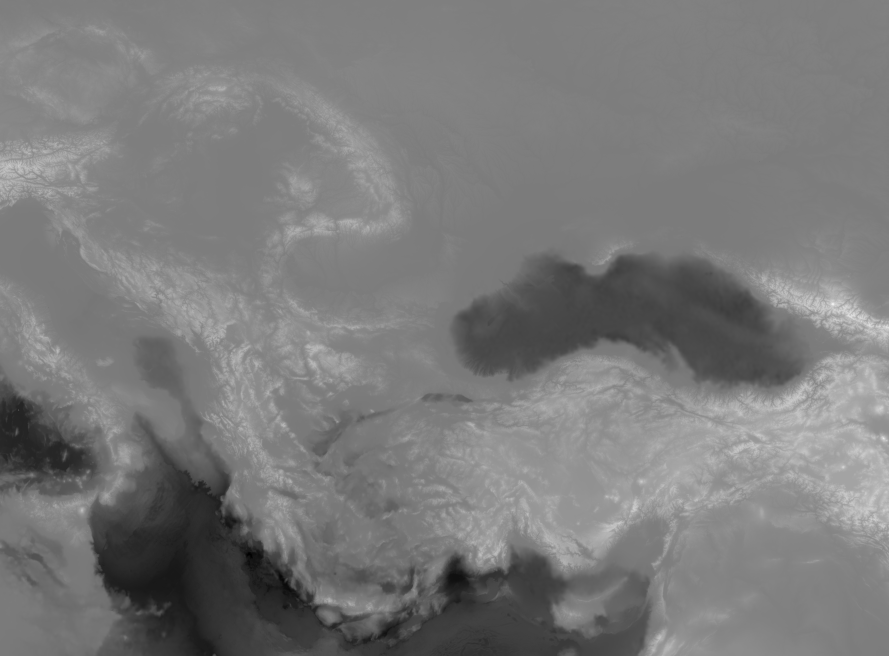
#> input picture crowns/data/map/height.png, 1778 x 1312 px (shown at 1/2 size)
$ python provinces.py
#> lines starting #> are read from the running program, lines starting #| are printed output that depends on the picture
### crowns/mapdata.py
"""The map's ground, computed from the real relief: heights, land and sea, the colour of the land
(steppe, fields, forest, rock, snow) and the lie of the land for lighting. Pure numpy, no graphics.

Everything is an array in map pixels (crowns/geo.py), row 0 in the north. Results are cached in the
player's folder, since the colour map takes a few seconds to make.
"""

import json
from functools import cached_property
from pathlib import Path

import numpy as np
from PIL import Image, ImageDraw

from . import geo

DATA = Path(__file__).resolve().parent / "data" / "map"
HEIGHT_OFFSET = 12000
UPSCALE = 2  # the colour and normal maps have this many texels per map pixel


def smoothstep(a, b, x):
    t = np.clip((x - a) / (b - a), 0.0, 1.0)
    return t * t * (3 - 2 * t)


def _blob(lon, lat, lon0, lat0, sigma):
    return np.exp(-(((lon - lon0) / sigma) ** 2 + ((lat - lat0) / (sigma * 0.75)) ** 2))


# [27 lines left out: functions blur, _area, _noise, not called in this run]


class Ground:
    """The map's relief and its derived maps. `scale` texels per map pixel for colour and normals."""

    def __init__(self, scale=UPSCALE):
        self.scale = scale

    @cached_property
    def height(self):
        """Metres above sea level (negative at sea), one value per map pixel."""
        raw = np.asarray(Image.open(DATA / "height.png"), dtype=np.float32)
        return raw - HEIGHT_OFFSET

    @cached_property
    def lakes(self):
        mask = Image.new("L", (geo.WIDTH, geo.HEIGHT), 0)
        draw = ImageDraw.Draw(mask)
        for lake in json.loads((DATA / "lakes.json").read_text(encoding="utf-8")):
            if len(lake["points"]) > 2:
                draw.polygon([tuple(p) for p in lake["points"]], fill=255)
        return np.asarray(mask) > 127

    @cached_property
    def land(self):
        """True on dry land (above sea level and not a lake)."""
        return (self.height > 0.5) & ~self.lakes

    @cached_property
    def rivers(self):
        return json.loads((DATA / "rivers.json").read_text(encoding="utf-8"))

    # [123 lines left out: functions fine, lonlat, climate, colors, draw_waters, color_map and 2 more, not called in this run]

### tools/provinces.py
"""Draw the provinces on the real relief and describe them.

    python tools/provinces.py

Every province grows out of its main town (tools/history_1402.py) across the land, and the land
resists: mountains and big rivers are expensive to cross and the sea more so, so the borders settle
on ridges and rivers, the way real borders do. Writes:

  crowns/data/map/provinces.png   province of every map pixel: id = R + 256 G (0 = water)
  crowns/data/map/provinces.json  name, owner, culture, religion, town, label point, area, terrain,
                                  coast, neighbours
"""

import json
import sys
from pathlib import Path

import numpy as np
from PIL import Image, ImageDraw

ROOT = Path(__file__).resolve().parent.parent
sys.path.insert(0, str(ROOT))
sys.path.insert(0, str(ROOT / "tools"))

from crowns import geo  # noqa: E402
from crowns.mapdata import Ground, blur, smoothstep  # noqa: E402
from history_1402 import CITIES, FORTS, GOODS, MARSHES, PROVINCES  # noqa: E402

# people per km² in 1400 by terrain, and the share of that a region had (densities from the
# estimates for late medieval Europe: Italy and Bohemia crowded, the steppe nearly empty)
DENSITY = {"plains": 9, "hills": 8, "forest": 6, "mountains": 4, "steppe": 2, "desert": 1.2, "marsh": 3}
REGION = {
    "venice": 2.2, "papal": 2.2, "naples": 2.0, "sicily": 2.0, "bohemia": 1.6, "moravia": 1.6, "austria": 1.5,
    "bavaria": 1.6, "salzburg": 1.2, "aquileia": 1.8, "celje": 1.2, "hungary": 1.1, "frankopan": 0.9,
    "poland": 1.0, "lithuania": 0.45, "horde": 0.15, "circassia": 0.4, "wallachia": 0.7, "moldavia": 0.45,
    "georgia": 0.7, "trebizond": 1.0, "mamluks": 0.8, "timurids": 0.5, "akkoyunlu": 0.6, "cyprus": 1.2,
    "genoa": 1.5, "knights": 1.2, "lesbos": 1.2, "naxos": 0.9, "ragusa": 1.5,
}
GOOD_OF_TERRAIN = {"plains": "grain", "hills": "wine", "forest": "timber", "mountains": "livestock",
                   "steppe": "livestock", "desert": "livestock", "marsh": "fish"}

OUT = ROOT / "crowns" / "data" / "map"
CELL = 2           # map pixels per grid cell while the provinces grow
SEA_COST = 14.0    # crossing the sea (so islands find their province, but coasts rarely jump straits)
RIVER_COST = 18.0  # crossing a big river
BIG_RIVERS = 5     # Natural Earth scale ranks counted as big rivers
STRAIT_COST = 400.0
# Straits narrower than the grid: lines no province may cross (lon, lat)
STRAITS = [
    [(29.13, 41.25), (29.05, 41.10), (29.00, 41.03), (28.99, 40.97)],   # Bosporus
    [(26.65, 40.45), (26.40, 40.25), (26.20, 40.05)],                    # Dardanelles
    [(36.45, 45.45), (36.55, 45.30), (36.62, 45.10)],                    # Kerch
    [(15.62, 38.30), (15.65, 38.20), (15.58, 38.05)],                    # Messina
]


def cost_grid(ground):
    h = ground.height[::CELL, ::CELL]
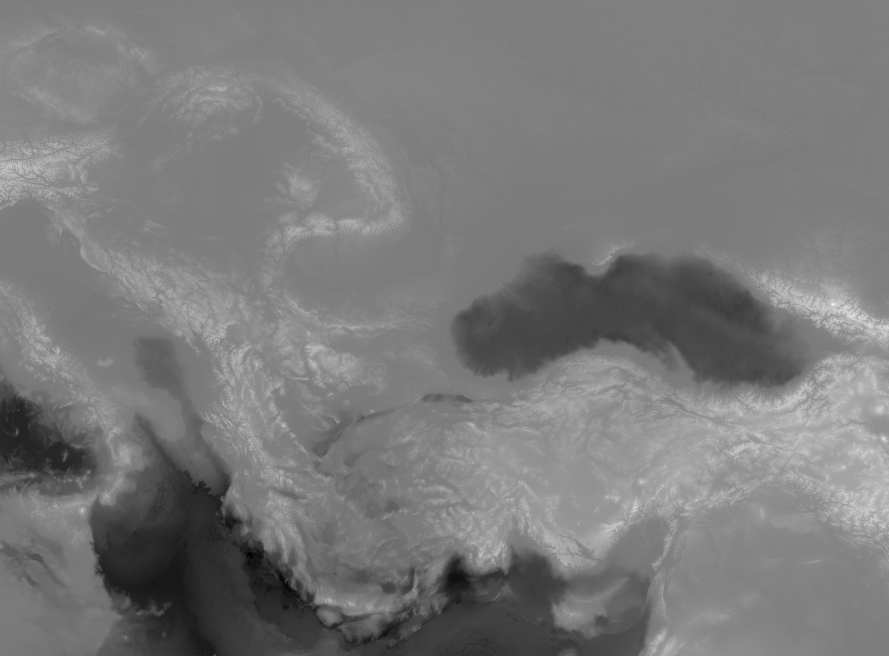
#> h: shape (656, 889) float32; min -5127, max 5439, mean -62.3; drawn with min black and max white
    land = ground.land[::CELL, ::CELL]
#> in lakes, `mask = Image.new("L", (geo.WIDTH, geo.HEIGHT), 0)`: mask: PIL image 1778x1312 L; every value is 0
    gy, gx = np.gradient(h)
    slope = np.hypot(gx, gy) / (CELL * geo.KM_PER_PX * 1000)
    cost = 1 + 25 * np.clip(slope, 0, 0.2) + 3 * smoothstep(700, 2200, h)
    rivers = Image.new("L", (land.shape[1], land.shape[0]), 0)
    draw = ImageDraw.Draw(rivers)
    for r in ground.rivers:
        if r["rank"] <= BIG_RIVERS:
            draw.line([(x / CELL, y / CELL) for x, y in r["points"]], fill=255, width=1)
    cost = np.where(np.asarray(rivers) > 0, cost + RIVER_COST, cost)
    cost = np.where(land, cost, SEA_COST)
    walls = Image.new("L", (land.shape[1], land.shape[0]), 0)
    draw = ImageDraw.Draw(walls)
    for line in STRAITS:
        draw.line([tuple(v / CELL for v in geo.to_map(lon, lat)) for lon, lat in line], fill=255, width=2)
    cost = np.where(np.asarray(walls) > 0, STRAIT_COST, cost)
    return cost.astype(np.float32), land


# [75 lines left out: functions grow, snap, majority, default_good, terrain_of, not called in this run]


def main():
    ground = Ground(scale=1)
    print("Cost of the land ...")
    cost, land = cost_grid(ground)
    seeds = []
    for pid, name, lon, lat, owner, culture, religion in PROVINCES:
        x, y = geo.to_map(lon, lat)
        seeds.append(snap(land, int(y / CELL), int(x / CELL)))
    print(f"Growing {len(seeds)} provinces ...")
    grid = grow(cost, land, seeds)
    labels = np.repeat(np.repeat(grid, CELL, axis=0), CELL, axis=1)[:geo.HEIGHT, :geo.WIDTH]
    labels = majority(np.where(ground.land, labels, 0), ground.land)
    rgb = np.zeros(labels.shape + (3,), np.uint8)
    rgb[..., 0] = labels & 255
    rgb[..., 1] = labels >> 8
    Image.fromarray(rgb).save(OUT / "provinces.png")

    print("Describing them ...")
    climate = ground.climate()
    sea = ~ground.land
    out = []
    for i, (pid, name, lon, lat, owner, culture, religion) in enumerate(PROVINCES, start=1):
        mask = labels == i
        area = int(mask.sum())
        if not area:
            print(f"  ! {pid} has no land")
            continue
        rows, cols = np.nonzero(mask)
        r0, r1, c0, c1 = rows.min(), rows.max() + 1, cols.min(), cols.max() + 1
        sub = mask[r0:r1, c0:c1]
        # the label goes where the province is thickest
        inner = blur(sub.astype(np.float32), 6, passes=2) * sub
        lr, lc = np.unravel_index(np.argmax(inner), inner.shape)
        grown = np.zeros_like(mask)
        grown[1:, :] |= mask[:-1, :]
        grown[:-1, :] |= mask[1:, :]
        grown[:, 1:] |= mask[:, :-1]
        grown[:, :-1] |= mask[:, 1:]
        touching = np.unique(labels[grown & ~mask])
        neighbors = sorted(PROVINCES[k - 1][0] for k in touching if k > 0)
        stats = {"high": float((climate["h"][mask] > 1000).mean()), "slope": float(climate["slope"][mask].mean()),
                 "woods": float(climate["woods"][mask].mean()), "arid": float(climate["arid"][mask].mean())}
        terrain = "marsh" if pid in MARSHES else terrain_of(stats)
        km2 = area * geo.KM_PER_PX ** 2
        people = km2 * DENSITY[terrain] * REGION.get(owner, 0.8) / 1000 + CITIES.get(pid, 0)
        x, y = geo.to_map(lon, lat)
        out.append({
            "id": pid, "index": i, "name": name, "owner": owner, "culture": culture, "religion": religion,
            "town": [round(x, 1), round(y, 1)], "label": [int(c0 + lc), int(r0 + lr)],
            "area": round(km2), "terrain": terrain, "woods": round(stats["woods"], 2),
            "arid": round(stats["arid"], 2), "population": round(people, 1), "city": CITIES.get(pid, 0),
            "good": GOODS.get(pid, default_good(terrain, lat)), "fort": FORTS.get(pid, 1 if CITIES.get(pid) else 0),
            "coastal": bool((grown & sea).any()), "neighbors": neighbors,
        })
    (OUT / "provinces.json").write_text(json.dumps(out, ensure_ascii=False, indent=1), encoding="utf-8")
    print(f"{len(out)} provinces written")


if __name__ == "__main__":
#> (the run stopped early here; a loop or call above may not have finished)
